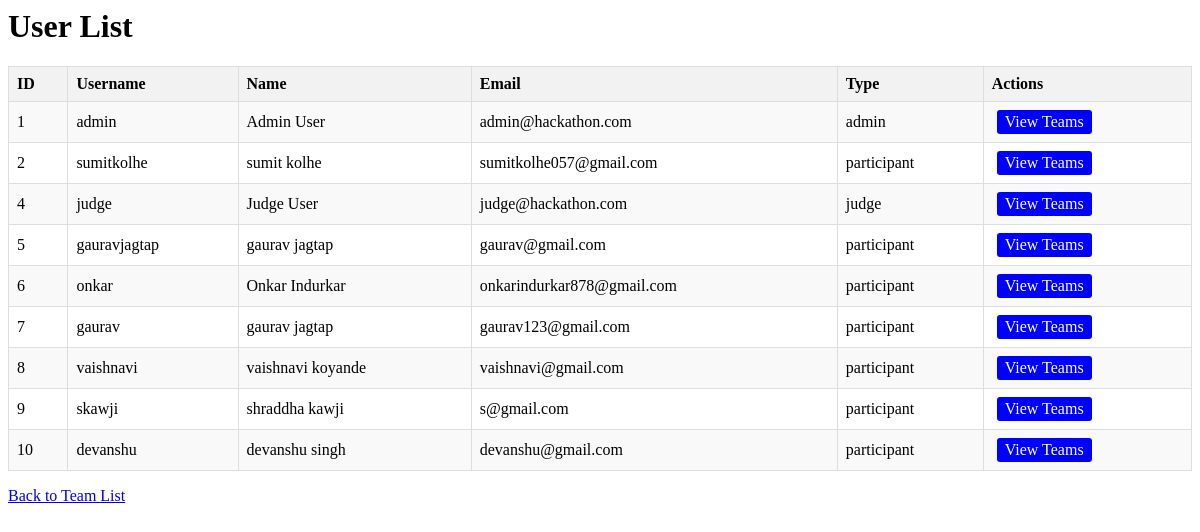
Page /list-users.php on the committed database.
### tables this page shows
CREATE TABLE `users` (
  `user_id` int(11) NOT NULL,
  `username` varchar(50) NOT NULL,
  `email` varchar(100) NOT NULL,
  `password` varchar(255) NOT NULL,
  `first_name` varchar(50) NOT NULL,
  `last_name` varchar(50) NOT NULL,
  `bio` text DEFAULT NULL,
  `profile_pic` varchar(255) DEFAULT NULL,
  `skills` text DEFAULT NULL,
  `user_type` enum('participant','admin','judge') NOT NULL DEFAULT 'participant',
  `created_at` timestamp NOT NULL DEFAULT current_timestamp(),
  `updated_at` timestamp NOT NULL DEFAULT current_timestamp() ON UPDATE current_timestamp()
);

### list-users.php (the view, shortened to what this page needs)
<?php
require_once 'includes/config.php';
$team_id = isset($_GET['team_id']) ? intval($_GET['team_id']) : null;
echo "<h1>User List</h1>";
$sql = "SELECT user_id, username, first_name, last_name, email, user_type
        FROM users
        ORDER BY user_id";
$result = mysqli_query($conn, $sql);
if ($result && mysqli_num_rows($result) > 0) {
    echo "<table>";
    echo "<tr>
            <th>ID</th>
            <th>Username</th>
            <th>Name</th>
            <th>Email</th>
            <th>Type</th>
            <th>Actions</th>
          </tr>";
    while ($row = mysqli_fetch_assoc($result)) {
        echo "<tr>";
        echo "<td>{$row['user_id']}</td>";
        echo "<td>" . htmlspecialchars($row['username']) . "</td>";
        echo "<td>" . htmlspecialchars($row['first_name'] . ' ' . $row['last_name']) . "</td>";
        echo "<td>" . htmlspecialchars($row['email']) . "</td>";
        echo "<td>" . htmlspecialchars($row['user_type']) . "</td>";
        echo "<td>";
        if ($team_id) {
            echo "<a href='add-team-member.php?team_id=$team_id&user_id={$row['user_id']}&leader=0' class='action-link add-link'>Add as Member</a>";
            echo "<a href='add-team-member.php?team_id=$team_id&user_id={$row['user_id']}&leader=1' class='action-link add-link'>Add as Leader</a>";
        } else {
            echo "<a href='debug-team-members.php?user_id={$row['user_id']}' class='action-link view-link'>View Teams</a>";
        }
        echo "</td>";
        echo "</tr>";
    }
    echo "</table>";
} else {
    echo "<p>No users found.</p>";
}
if ($team_id) {
    echo "<p><a href='debug-team-members.php?id=$team_id'>Back to Team Details</a></p>";
} else {
    echo "<p><a href='debug-team-members.php'>Back to Team List</a></p>";
}
?>

### list-users.php (style rules this page uses)
table { border-collapse: collapse; width: 100%; }
th, td { padding: 8px; text-align: left; border: 1px solid #ddd; }
th { background-color: #f2f2f2; }
tr:nth-child(even) { background-color: #f9f9f9; }
.action-link { display: inline-block; margin: 0 5px; padding: 3px 8px; text-decoration: none; border-radius: 3px; color: white; }
.view-link { background-color: blue; }

### rows in the picture
users: user_id "1", username "admin", first_name+last_name "Admin User", email "admin@hackathon.com", user_type "admin"
users: user_id "2", username "sumitkolhe", first_name+last_name "sumit kolhe", email "sumitkolhe057@gmail.com", user_type "participant"
users: user_id "4", username "judge", first_name+last_name "Judge User", email "judge@hackathon.com", user_type "judge"
users: user_id "5", username "gauravjagtap", first_name+last_name "gaurav jagtap", email "gaurav@gmail.com", user_type "participant"
users: user_id "6", username "onkar", first_name+last_name "Onkar Indurkar", email "onkarindurkar878@gmail.com", user_type "participant"
users: user_id "7", username "gaurav", first_name+last_name "gaurav jagtap", email "gaurav123@gmail.com", user_type "participant"
users: user_id "8", username "vaishnavi", first_name+last_name "vaishnavi koyande", email "vaishnavi@gmail.com", user_type "participant"
users: user_id "9", username "skawji", first_name+last_name "shraddha kawji", email "s@gmail.com", user_type "participant"
users: user_id "10", username "devanshu", first_name+last_name "devanshu singh", email "devanshu@gmail.com", user_type "participant"
